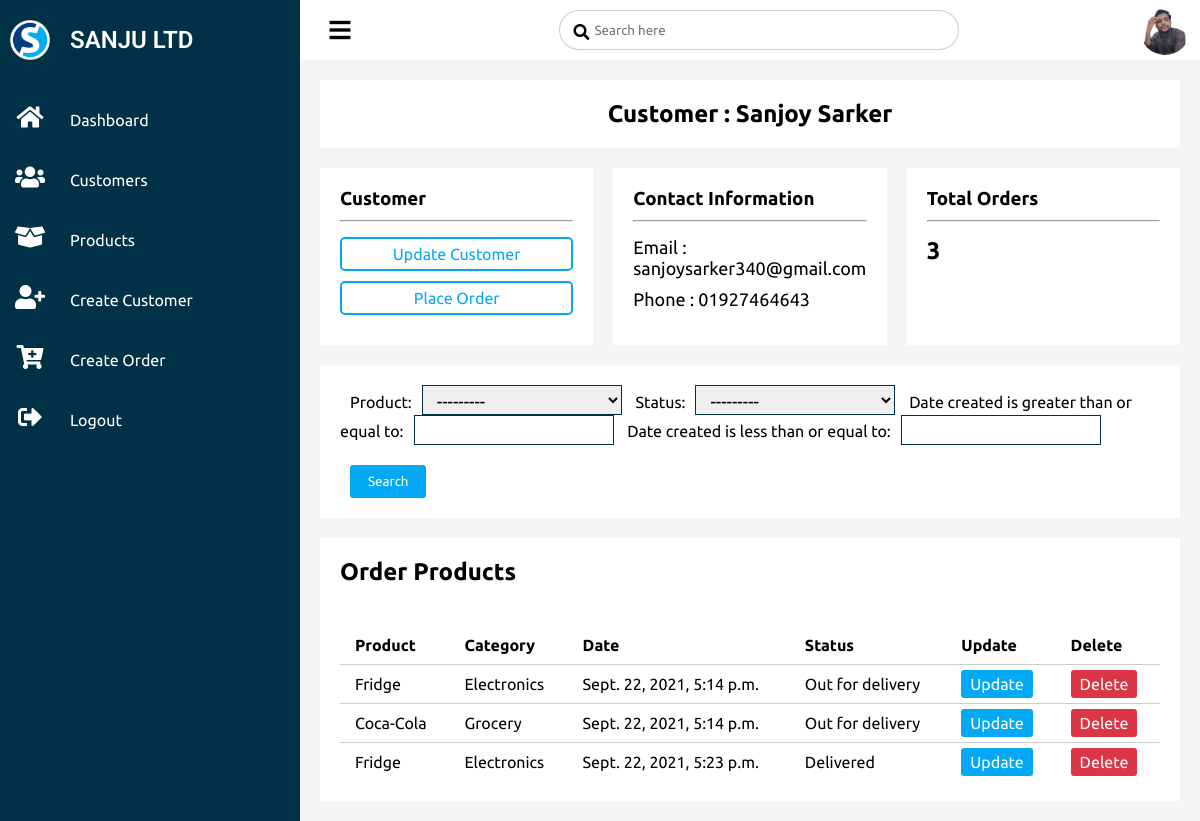
/customer_details/1/ (signed in), run on the app's committed database.
### accounts/models.py (models this page shows, shortened)
class Customer(models.Model):
    user = models.OneToOneField(
        User, null=True, on_delete=models.CASCADE, blank=True)
    name = models.CharField(max_length=100, null=True)
    phone = models.CharField(max_length=100, null=True)
    email = models.CharField(max_length=100, null=True)
    profile_pic = models.ImageField(
        upload_to='profile_imgs/', default="images/icon.png", blank=True, null=True)
    date_created = models.DateTimeField(auto_now_add=True, null=True)

class Order(models.Model):
    STATUS = (
        ('Pending', "Pending"),
        ('Out for delivery', "Out for delivery"),
        ('Delivered', "Delivered"),
    )
    customer = models.ForeignKey(
        Customer, on_delete=models.SET_NULL, null=True)
    product = models.ForeignKey(Product, on_delete=models.SET_NULL, null=True)
    date_created = models.DateTimeField(auto_now_add=True, null=True)
    status = models.CharField(max_length=100, null=True, choices=STATUS)

class Product(models.Model):
    CATEGORY = (
        ('Electronics', 'Electronics'),
        ('Fashion', 'Fashion'),
        ('Grocery', 'Grocery'),
    )
    name = models.CharField(max_length=100, null=True)
    price = models.FloatField(null=True)
    category = models.CharField(max_length=100, null=True, choices=CATEGORY)
    image = models.ImageField(upload_to='prod_imgs/', blank=True, null=True)
    desc = models.CharField(max_length=100, null=True)
    date_created = models.DateTimeField(auto_now_add=True, null=True)
    tags = models.ManyToManyField(Tag)
    def __str__(self):
        return self.name

### accounts/decorators.py (the view)
        def wrapper_func(request, *args, **kwargs):
            group = None
            if request.user.groups.exists():
                group = request.user.groups.all()[0].name
            if group in allowed_roles:
                return view_func(request, *args, **kwargs)
            else:
                return HttpResponse('You are not authorize to view this page')

### accounts/views.py (called while the page is built)
@login_required(login_url='login')
@allowed_user(allowed_roles=['admin', 'staff'])
def customerDetails(request, pk):
    customer = Customer.objects.get(id=pk)
    orders = customer.order_set.all()
    total_orders = orders.count()
    myFilter = OrderFilter(request.GET, queryset=orders)
    orders = myFilter.qs
    context = {'customer': customer, 'orders': orders,
               'total_orders': total_orders, 'myFilter': myFilter}
    return render(request, 'customers/customer_details.html', context)

### accounts/templates/customers/customer_details.html (shortened to what this page needs)
{% extends 'accounts/base.html' %}
{% load static %}
{% block content %}
<div class="customer">
    <div class="nameBox">
        <h2>Customer : {{customer.name}}</h2>
    </div>
    <div class="customerBox">
        <div class="box">
            <h3>Customer</h3>
            <hr>
            <div class="option">
                <a href="{% url 'update_customer' customer.id %}" class="btn-block">Update Customer</a>
                <a href="{% url 'single_customer_order' customer.id %}" class="btn-block">Place Order</a>
            </div>
        </div>
        <div class="box">
            <h3>Contact Information</h3>
            <hr>
            <div class="option">
                <p>Email : {{customer.email}} </p>
                <p>Phone : {{customer.phone}}</p>
            </div>
        </div>
        <div class="box">
            <h3>Total Orders</h3>
            <hr>
            <div class="option">
                <h2>{{total_orders}}</h2>
            </div>
        </div>
    </div>
    <div class="search-option">
        <form method="get">
            {{myFilter.form}}
            <button class="submit" type="submit">Search</button>
        </form>
    </div>
    <div class="customerProducts">
        <div class="customerProducts-list">
            <h2 class="heading">Order Products</h2>
            <table>
                <thead>
                    <tr>
                        <td>Product</td>
                        <td>Category</td>
                        <td>Date</td>
                        <td>Status</td>
                        <td>Update</td>
                        <td>Delete</td>
                    </tr>
                </thead>
                <tbody>
                    {% for order in orders %}
                    <tr>
                        <td>{{order.product.name}}</td>
                        <td>{{order.product.category}}</td>
                        <td>{{order.date_created}}</td>
                        <td>{{order.status}}</td>
                        <td><a href="{% url 'update_order' order.id %}" class="ubtn">Update</a></td>
                        <td><a href="{% url 'delete_order' order.id %}" class="dbtn">Delete</a></td>
                    </tr>
                    {% endfor %}
                </tbody>
            </table>
        </div>
    </div>
</div>
{% endblock content %}

### static/css/style.css (style rules this page uses)
* { margin:0; padding:0; box-sizing: border-box; font-family: 'Ubuntu', sans-serif; }
body { overflow-x: hidden; }
a { text-decoration: none; }
table { width: 100%; border-collapse: collapse; margin-top: 40px; }
table thead td { font-weight: 600; }
table tr { border-bottom: 1px solid rgba(0,0,0,0.2); }
table tbody tr:last-child { border-bottom: none; }
table tr td { padding:10px 15px; }
.ubtn { padding:5px 9px; background-color: #03a9f4; color: white; border-radius: 3px; outline: none; border:none; cursor: pointer; text-decoration: none; }
.dbtn { padding:5px 9px; background-color: #DC3545; color: white; border-radius: 3px; outline: none; border:none; cursor:pointer; }
.nameBox { background-color: #fff; margin:20px 20px 0; padding:20px; text-align: center; }
.customerBox { margin:20px; display: grid; grid-template-columns: repeat(3,1fr); grid-gap:20px; }
.customerBox .box { background: #fff; padding: 20px; }
.customerBox .box h3 { padding-bottom: 10px; }
.customerBox .box .option { margin-top: 15px; }
.btn-block { display: block; width: 100%; border:2px solid #03a9f4; color:#03a9f4; outline: none; padding:6px; border-radius: 5px; background: transparent; font-size: 16px; margin-bottom: 10px; text-align: center; text-decoration: none; transition:all .3s; }
.box .option p { font-size: 18px; padding-bottom: 10px; }
.search-option { margin:20px; margin-top: 0; background: #fff; }
.search-option form { padding:20px; }
.search-option form .submit { padding:9px 18px; border:none; outline: none; background-color: #03a9f4; color:white; margin-left: 10px; border-radius: 3px; }
.search-option label { margin:0 10px; }
.search-option form select { width: 200px; height: 30px; font-size: 18px; border: 1px solid #003147; padding:4px 10px; }
.search-option form input { width: 200px; height: 30px; font-size: 18px; border: 1px solid #003147; outline: none; padding:4px 13px; margin-bottom: 20px; }
.customerProducts { margin:20px; margin-top: 0; background-color: #fff; }
.customerProducts-list { padding:20px }

### data on the page
Customer: name "Sanjoy Sarker", email "sanjoysarker340@gmail.com", phone "01927464643"
Order: product.name "Fridge", product.category "Electronics", date_created "Sept. 22, 2021, 5:14 p.m.", status "Out for delivery"
Order: product.name "Coca-Cola", product.category "Grocery", date_created "Sept. 22, 2021, 5:14 p.m.", status "Out for delivery"
Order: product.name "Fridge", product.category "Electronics", date_created "Sept. 22, 2021, 5:23 p.m.", status "Delivered"

### other printed values
{{ total_orders }} "3"
